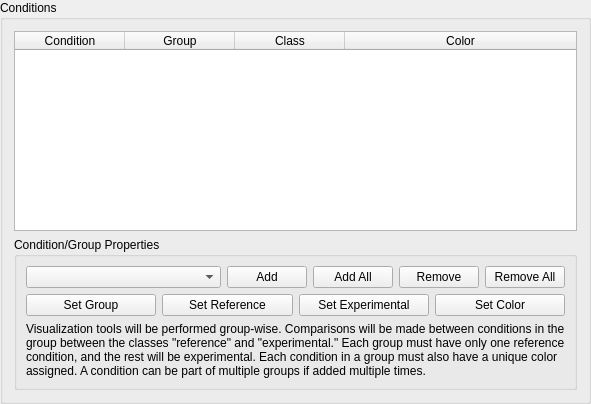
             <widget class="QGroupBox" name="groupBox_16">
              <property name="sizePolicy">
               <sizepolicy hsizetype="Expanding" vsizetype="Expanding">
                <horstretch>0</horstretch>
                <verstretch>0</verstretch>
               </sizepolicy>
              </property>
              <property name="minimumSize">
               <size>
                <width>500</width>
                <height>0</height>
               </size>
              </property>
              <property name="title">
               <string>Conditions</string>
              </property>
              <layout class="QVBoxLayout" name="verticalLayout_17">
               <item>
                <widget class="QTableWidget" name="visaulization_tableWidget">
                 <property name="enabled">
                  <bool>true</bool>
                 </property>
                 <property name="sizePolicy">
                  <sizepolicy hsizetype="MinimumExpanding" vsizetype="MinimumExpanding">
                   <horstretch>0</horstretch>
                   <verstretch>0</verstretch>
                  </sizepolicy>
                 </property>
                 <property name="minimumSize">
                  <size>
                   <width>400</width>
                   <height>200</height>
                  </size>
                 </property>
                 <property name="autoFillBackground">
                  <bool>false</bool>
                 </property>
                 <attribute name="horizontalHeaderDefaultSectionSize">
                  <number>110</number>
                 </attribute>
                 <attribute name="horizontalHeaderStretchLastSection">
                  <bool>true</bool>
                 </attribute>
                 <column>
                  <property name="text">
                   <string>Condition</string>
                  </property>
                 </column>
                 <column>
                  <property name="text">
                   <string>Group</string>
                  </property>
                 </column>
                 <column>
                  <property name="text">
                   <string>Class</string>
                  </property>
                 </column>
                 <column>
                  <property name="text">
                   <string>Color</string>
                  </property>
                 </column>
                </widget>
               </item>
               <item>
                <widget class="QGroupBox" name="groupBox_22">
                 <property name="sizePolicy">
                  <sizepolicy hsizetype="Preferred" vsizetype="Fixed">
                   <horstretch>0</horstretch>
                   <verstretch>0</verstretch>
                  </sizepolicy>
                 </property>
                 <property name="title">
                  <string>Condition/Group Properties</string>
                 </property>
                 <layout class="QVBoxLayout" name="verticalLayout_20">
                  <item>
                   <layout class="QHBoxLayout" name="horizontalLayout_34" stretch="1,0,0,0,0">
                    <item>
                     <widget class="QComboBox" name="vis_conditions_comboBox"/>
                    </item>
                    <item>
                     <widget class="QPushButton" name="vis_add_pushButton">
                      <property name="text">
                       <string>Add</string>
                      </property>
                     </widget>
                    </item>
                    <item>
                     <widget class="QPushButton" name="vis_add_all_pushButton">
                      <property name="text">
                       <string>Add All</string>
                      </property>
                     </widget>
                    </item>
                    <item>
                     <widget class="QPushButton" name="vis_remove_pushButton">
                      <property name="text">
                       <string>Remove</string>
                      </property>
                     </widget>
                    </item>
                    <item>
                     <widget class="QPushButton" name="vis_remove_all_pushButton">
                      <property name="text">
                       <string>Remove All</string>
                      </property>
                     </widget>
                    </item>
                   </layout>
                  </item>
                  <item>
                   <layout class="QHBoxLayout" name="horizontalLayout_36">
                    <item>
                     <widget class="QPushButton" name="vis_set_group_pushButton">
                      <property name="text">
                       <string>Set Group</string>
                      </property>
                     </widget>
                    </item>
                    <item>
                     <widget class="QPushButton" name="vis_set_ref_pushButton">
                      <property name="text">
                       <string>Set Reference</string>
                      </property>
                     </widget>
                    </item>
                    <item>
                     <widget class="QPushButton" name="vis_set_exp_pushButton">
                      <property name="text">
                       <string>Set Experimental</string>
                      </property>
                     </widget>
                    </item>
                    <item>
                     <widget class="QPushButton" name="vis_set_color_pushButton">
                      <property name="text">
                       <string>Set Color</string>
                      </property>
                     </widget>
                    </item>
                   </layout>
                  </item>
                  <item>
                   <widget class="QLabel" name="label_33">
                    <property name="text">
                     <string>Visualization tools will be performed group-wise. Comparisons will be made between conditions in the group between the classes &quot;reference&quot; and &quot;experimental.&quot; Each group must have only one reference condition, and the rest will be experimental. Each condition in a group must also have a unique color assigned. A condition can be part of multiple groups if added multiple times.</string>
                    </property>
                    <property name="wordWrap">
                     <bool>true</bool>
                    </property>
                   </widget>
                  </item>
                 </layout>
                </widget>
               </item>
              </layout>
             </widget>
